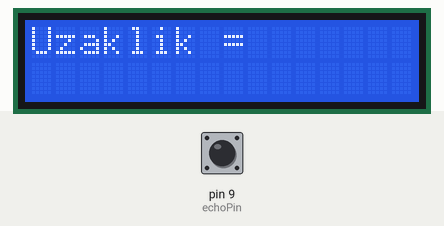
A sketch run on a simulated Arduino Uno, built with avr-gcc and run on an emulated ATmega328P. Shown: 16×2 character LCD. Inputs (shaded band) come from the test bench; at power-on: pin 9 (echoPin) LOW. What the sketch prints to the serial monitor is not drawn.

Above: at 0.1 s.
At 1.6 s:
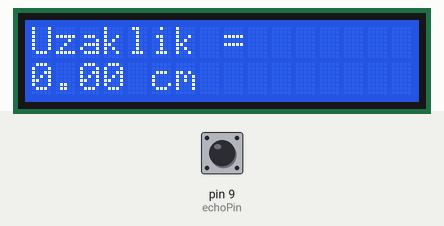
1.7 s: pin 9 (echoPin) pulsed HIGH 2 times (0.12 s each, 0.3 s apart)
At 4.0 s:
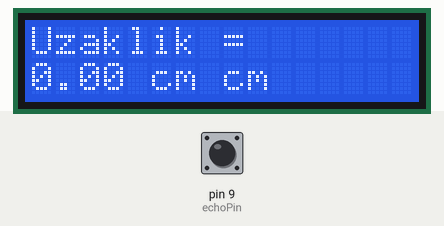
Timing chart, 0 to 5.5 s (numbered marks = the images above; inputs shaded):
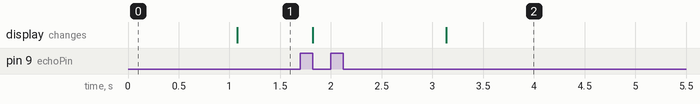

Measured:
- after the input at 1.7 s, the display: first changes after 0.12 s (image 2 shows a later state)

The sketch:

dijital_metre.ino
```cpp
#include <LiquidCrystal.h>
LiquidCrystal lcd(12, 11, 5, 4, 3, 2);

int trigPin = 10;
int echoPin = 9;
int sure;
float uzaklik;


void setup() {

  lcd.begin(16,2);
  lcd.print("Uzaklik = ");
  pinMode(trigPin, OUTPUT);
  pinMode(echoPin, INPUT);
  Serial.begin(9600);

}

void loop() {

  digitalWrite(trigPin, LOW);
  delay(2);
  digitalWrite(trigPin, HIGH);
  delay(10);
  digitalWrite(trigPin, LOW);

  sure = pulseIn(echoPin, HIGH);
  uzaklik = (sure/29.1/2);

  lcd.setCursor(0, 1);
  lcd.print(uzaklik);
  lcd.print(" cm");

  Serial.print("Uzaklik = ");
  Serial.print(uzaklik);
  Serial.println(" cm");


}
 
```
